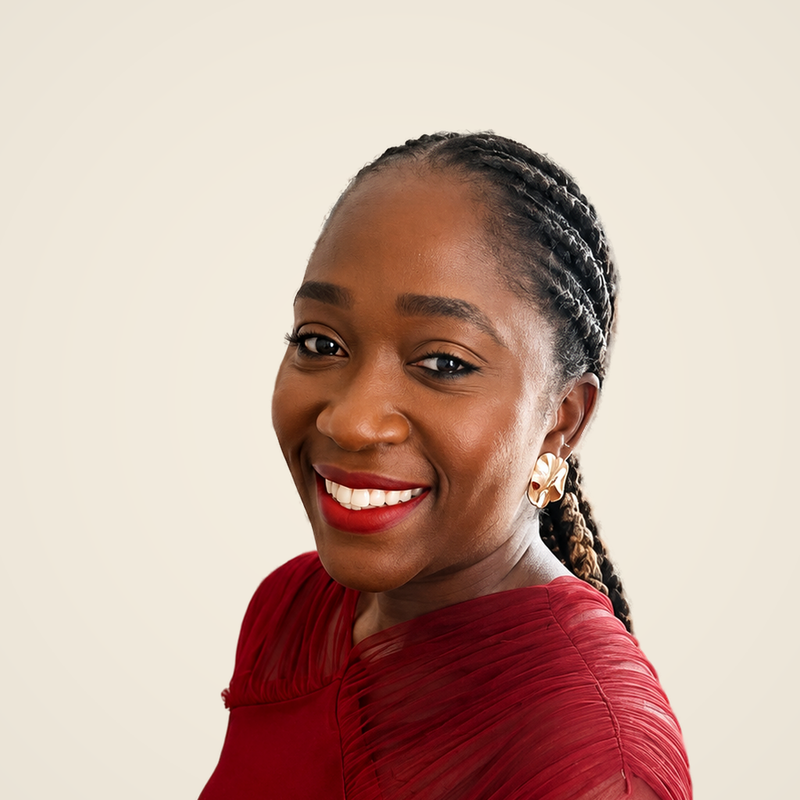
#> input picture deliverables/video-1-slides/assets/photo-headshot-cream.png, 800 x 800 px
$ python build_thumbnails.py
#> lines starting #> are read from the running program, lines starting #| are printed output that depends on the picture
"""Video 1 thumbnail masters. Two composition options, one real photograph.

Source photograph:
  deliverables/video-1-slides/assets/photo-headshot-cream.png, 800 x 800

Only crop, Lanczos resize and placement are applied to the photograph. The
progression graphic is drawn vector-style over the layout and is not a
photograph of anything.
"""
import os
from PIL import Image, ImageDraw, ImageFont

HERE = os.path.dirname(os.path.abspath(__file__))
SRC  = os.path.join(HERE, "..", "assets", "photo-headshot-cream.png")

W, H = 3840, 2160
CREAM=(245,240,232); NAVY=(15,35,70); GOLD=(201,168,76); DEEP=(11,26,52)
MUTE=(60,84,118)
FD = os.path.expanduser("~/.fonts/")

def f(sz, w="Bold"): return ImageFont.truetype(FD+"MontserratTB-%s.ttf"%w, sz)
def measure(d,t,fo):
    b=d.textbbox((0,0),t,font=fo); return b[2]-b[0], b[3]-b[1]
def fit(d,text,target_w,weight="ExtraBold",start=470):
    s=start
    while s>40:
        fo=f(s,weight)
        if measure(d,text,fo)[0]<=target_w: return fo,s
        s-=2
    return f(40,weight),40

PHOTO = Image.open(SRC).convert("RGB")
#> PHOTO is the input picture: PIL image 800x800 RGB; mean R, G, B 199.4, 171.8, 160.4
assert PHOTO.size==(800,800), PHOTO.size
# subject: head top y=132, face centre x~450, shoulders to y=800

def place(canvas, box, centre_x=450, y0=60, y1=800):
    x0,y0b,x1,y1b = box
    tw,th = x1-x0, y1b-y0b
    ch = y1-y0
    cw = int(round(ch*tw/th))
    cx0 = max(0, min(int(round(centre_x-cw/2)), PHOTO.width-cw))
    crop = PHOTO.crop((cx0,y0,cx0+cw,y1))
    canvas.paste(crop.resize((tw,th), Image.LANCZOS), (x0,y0b))
    return cw, ch, tw/cw

def headline(d, x, y, lines, col_w, base_col, accent_col, start=470):
    """lines: list of [(text, is_accent), ...] runs per line."""
    for runs in lines:
        flat = "".join(t for t,_ in runs)
        fo,s = fit(d, flat, col_w, "ExtraBold", start)
        cx = x
        for t,acc in runs:
            d.text((cx,y), t, font=fo, fill=accent_col if acc else base_col)
            cx += measure(d,t,fo)[0] if t.strip() else measure(d,"n",fo)[0]//2
            if t.endswith(" "):
                pass
        y += int(s*1.02)
    return y

def run_width(d, t, fo):
    return d.textlength(t, font=fo)

def headline2(d, x, y, lines, col_w, base_col, accent_col, start=470):
    for runs in lines:
        flat="".join(t for t,_ in runs)
        fo,s = fit(d, flat, col_w, "ExtraBold", start)
        cx=x
        for t,acc in runs:
            d.text((cx,y), t, font=fo, fill=accent_col if acc else base_col)
            cx += run_width(d,t,fo)
        y += int(s*1.02)
    return y

REPORT=[]

# ============================================================ OPTION A — RAIL
a = Image.new("RGB",(W,H),NAVY); d = ImageDraw.Draw(a)
#> after `a = Image.new('RGB', (W, H), NAVY)`:
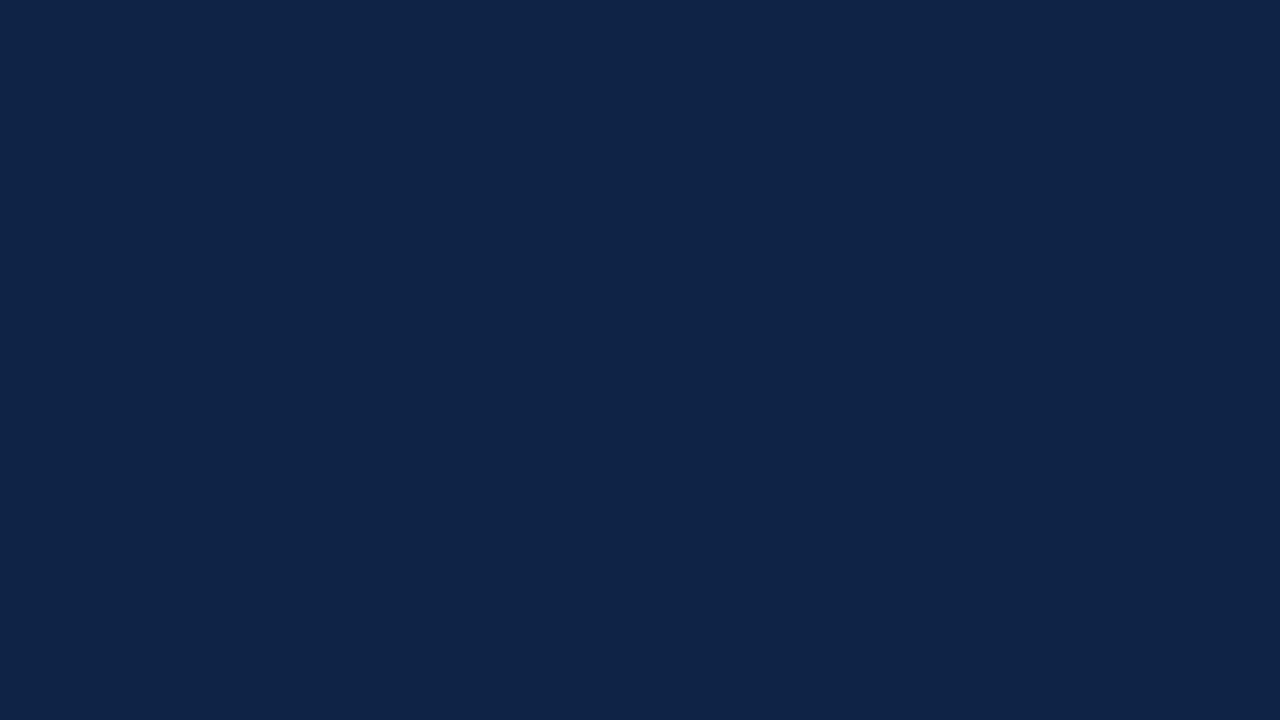
#> a: PIL image 3840x2160 RGB (shown at 1/3 size); mean R, G, B 15, 35, 70
PA=(2160,0,W,H)
cw,ch,sc = place(a,PA); REPORT.append(("Option A",PA,cw,ch,sc))
#> in place, `crop = PHOTO.crop((cx0,y0,cx0+cw,y1))`:
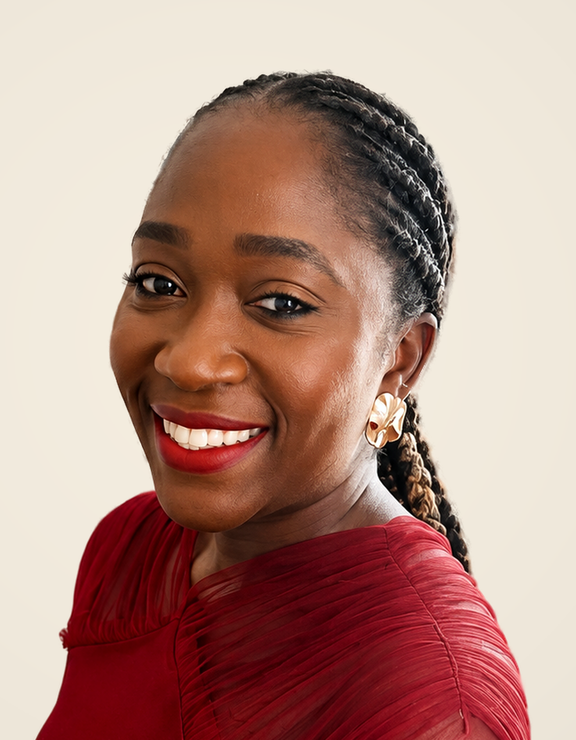
#> crop: PIL image 576x740 RGB; mean R, G, B 180, 142.1, 131.5
#> in place, `canvas.paste(crop.resize((tw,th), Image.LANCZOS), (x0,y0b))`:
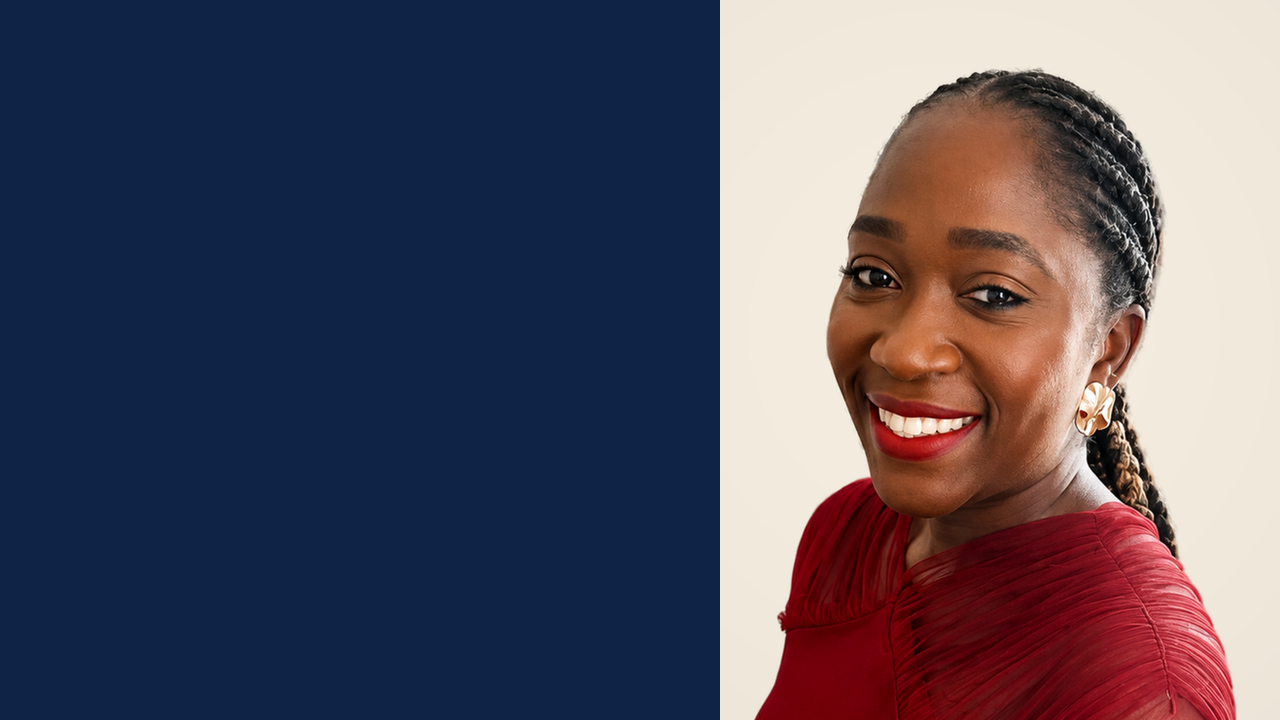
#> canvas: PIL image 3840x2160 RGB (shown at 1/3 size); mean R, G, B 87.2, 81.9, 96.9
#> after `cw, ch, sc = place(a, PA)`: cw = 576; ch = 740; sc = 2.92
d.rectangle([2160,0,2178,H], fill=GOLD)

col = 2160-200-160
headline2(d, 200, 230,
    [[("DON'T",False)],[("START",False)],[("FROM ",False),("ZERO",True)]],
    col, CREAM, GOLD, 430)

# four nodes accumulating along a thin rising line, then continuing
bx, by = 268, 1930
step, rise = 430, 70
pts = [(bx+i*step, by-i*rise) for i in range(4)]
for i in range(3):
    d.line([pts[i], pts[i+1]], fill=GOLD, width=10)
ex,ey = pts[-1][0]+330, pts[-1][1]-96
d.line([pts[-1], (ex,ey)], fill=GOLD, width=10)
d.polygon([(ex+70,ey-26),(ex-14,ey-46),(ex-2,ey+28)], fill=GOLD)
for i,(px,py) in enumerate(pts):
    r = 32 + i*10
    if i==3:
        d.ellipse([px-r-12,py-r-12,px+r+12,py+r+12], fill=GOLD)
    else:
        d.ellipse([px-r,py-r,px+r,py+r], fill=CREAM)
a.save(os.path.join(HERE,"VIDEO_1_THUMBNAIL_OPTION_A_3840x2160.png"))

# ========================================================== OPTION B — LEDGER
b = Image.new("RGB",(W,H),CREAM); d = ImageDraw.Draw(b)
BAND = 1660
PB=(2200,0,W,BAND)
cw,ch,sc = place(b,PB,y0=60,y1=744); REPORT.append(("Option B",PB,cw,ch,sc))
#> call 2 of place, with box = (2200, 0, 3840, 1660), centre_x = 450, y0 = 60, y1 = 744
#> in place (call 2), `crop = PHOTO.crop((cx0,y0,cx0+cw,y1))`:
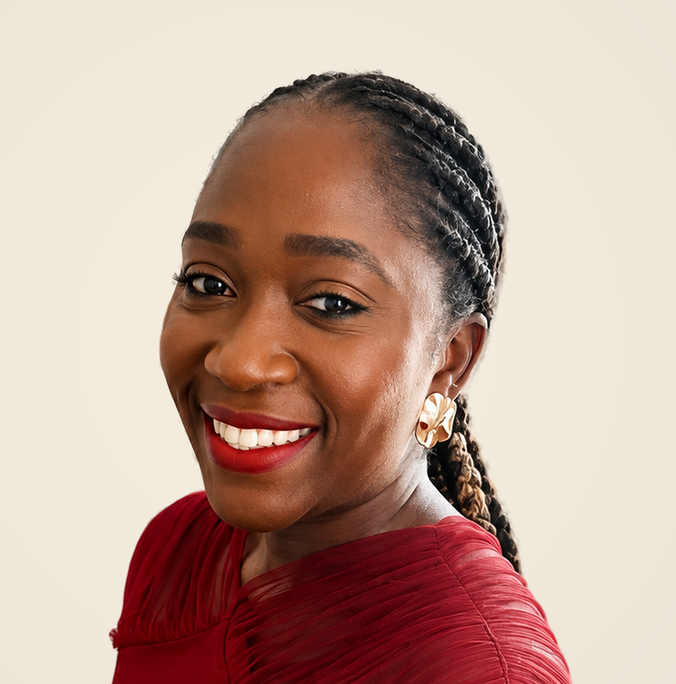
#> crop: PIL image 676x684 RGB; mean R, G, B 191.3, 161.6, 149.6
#> in place (call 2), `canvas.paste(crop.resize((tw,th), Image.LANCZOS), (x0,y0b))`:
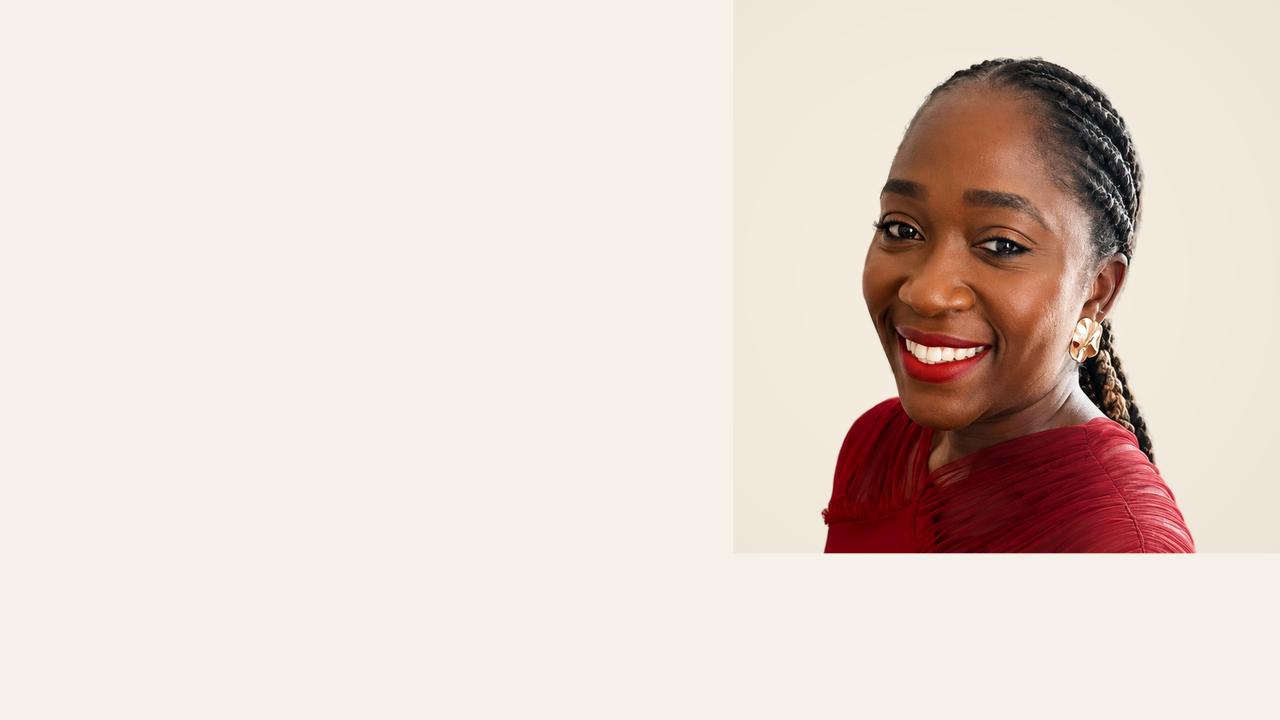
#> canvas: PIL image 3840x2160 RGB (shown at 1/3 size); mean R, G, B 227.4, 214.3, 204.9
#> after `cw, ch, sc = place(b, PB, y0=60, y1=744)`: cw = 676; ch = 684; sc = 2.43
d.rectangle([0,BAND,W,H], fill=NAVY)
d.rectangle([0,BAND,W,BAND+16], fill=GOLD)

col = 2200-210-170
headline2(d, 210, 290,
    [[("DON'T",False)],[("START",False)],[("FROM ",False),("ZERO",True)]],
    col, NAVY, (168,134,40), 415)

# progression accumulating inside the band, then continuing forward
bw, gap, bx0, base = 300, 110, 250, 2100
tops=[]
for i in range(4):
    hgt = 100 + i*56
    x0 = bx0 + i*(bw+gap)
    d.rectangle([x0, base-hgt, x0+bw, base], fill=MUTE if i<3 else GOLD)
    tops.append((x0+bw//2, base-hgt-34))
#> after the loop, tops = [(400, 1966), (810, 1910), (1220, 1854), (1630, 1798)]
d.line(tops, fill=GOLD, width=9)
ex, ey = tops[-1][0]+300, tops[-1][1]-58
#> ex = 1930; ey = 1740
d.line([tops[-1], (ex,ey)], fill=GOLD, width=9)
d.polygon([(ex+76,ey-18),(ex-10,ey-44),(ex-2,ey+26)], fill=GOLD)
b.save(os.path.join(HERE,"VIDEO_1_THUMBNAIL_OPTION_B_3840x2160.png"))
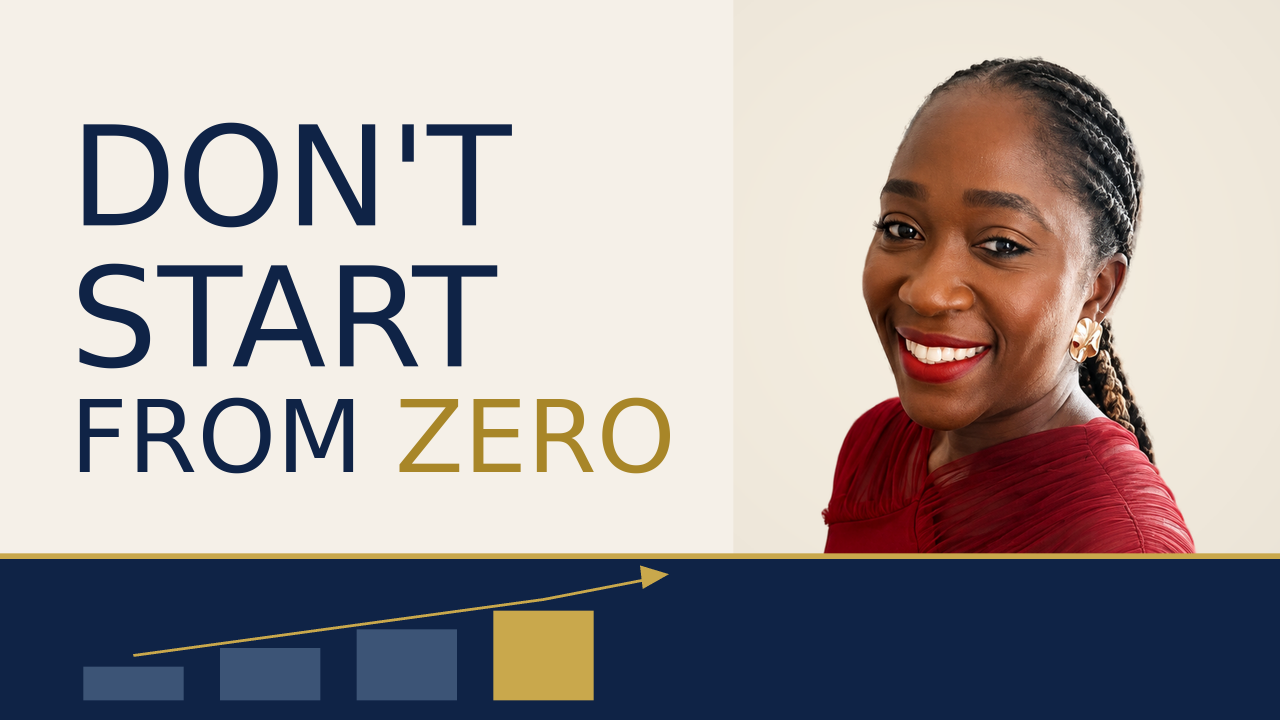
#> saved as VIDEO_1_THUMBNAIL_OPTION_B_3840x2160.png: PIL image 3840x2160 RGB (shown at 1/3 size); mean R, G, B 169.2, 161.7, 160.8

for n,box,cw,ch,sc in REPORT:
    print("%s: region %s  source crop %dx%d  upscale %.3fx"%(n,box,cw,ch,sc))
#> this loop made 2 passes
#> (n, box, cw, ch, sc) on passes 1 to 2: ('Option A', (2160, 0, 3840, 2160), 576, 740, 2.92), ('Option B', (2200, 0, 3840, 1660), 676, 684, 2.43)
#| Option A: region (2160, 0, 3840, 2160)  source crop 576x740  upscale 2.917x
#| Option B: region (2200, 0, 3840, 1660)  source crop 676x684  upscale 2.426x
